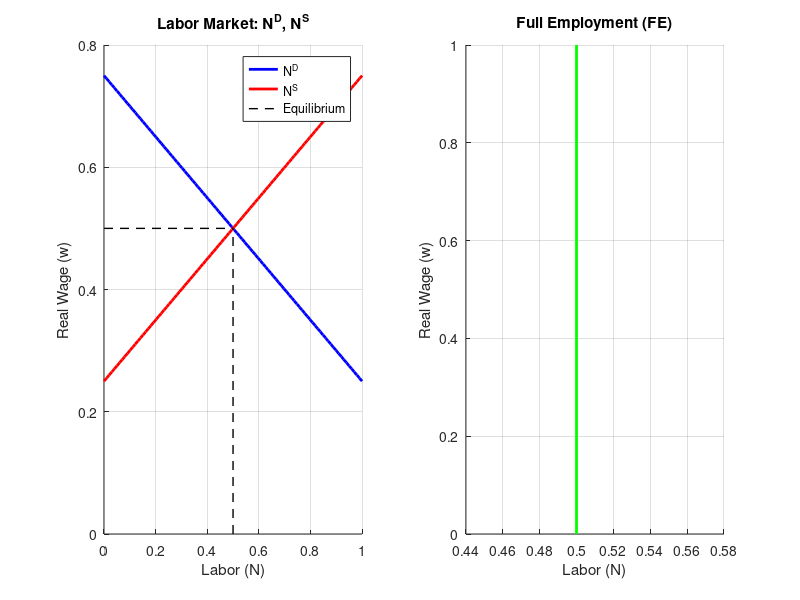

The MATLAB source for this figure:
% Parameters for labor market
N = linspace(0, 1, 100);  % Labor from 0 to 1
w_eq = 0.5;  % Equilibrium real wage
N_eq = 0.5;  % Equilibrium labor

ND = w_eq - 0.5 * (N - N_eq);  % Labor demand curve
NS = w_eq + 0.5 * (N - N_eq);  % Labor supply curve

% Plot ND, NS, and FE curve
figure;

% Subplot 1: ND and NS
subplot(1, 2, 1);
hold on;
plot(N, ND, 'b', 'LineWidth', 2);  % ND curve
plot(N, NS, 'r', 'LineWidth', 2);  % NS curve
plot([N_eq, N_eq], [0, w_eq], 'k--', 'LineWidth', 1);  % Equilibrium line
plot([0, N_eq], [w_eq, w_eq], 'k--', 'LineWidth', 1);  % Equilibrium line
xlabel('Labor (N)');
ylabel('Real Wage (w)');
title('Labor Market: N^D, N^S');
legend('N^D', 'N^S', 'Equilibrium', 'Location', 'Best');
grid on;
hold off;

% Subplot 2: FE curve
subplot(1, 2, 2);
hold on;
plot([N_eq, N_eq], [0, 1], 'g', 'LineWidth', 2);  % FE curve
xlabel('Labor (N)');
ylabel('Real Wage (w)');
title('Full Employment (FE)');
ylim([0, 1]);
grid on;
hold off;
